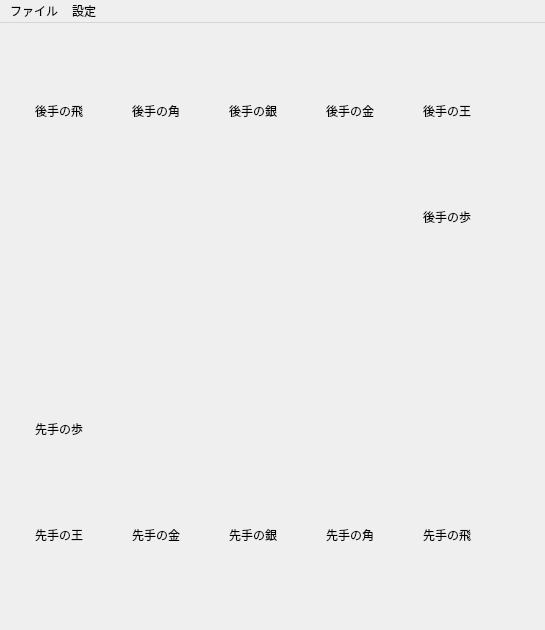
<?xml version="1.0" encoding="UTF-8"?>
<ui version="4.0">
 <class>MainWindow</class>
 <widget class="QMainWindow" name="MainWindow">
  <property name="geometry">
   <rect>
    <x>0</x>
    <y>0</y>
    <width>545</width>
    <height>630</height>
   </rect>
  </property>
  <property name="font">
   <font>
    <family>Noto Sans CJK JP</family>
   </font>
  </property>
  <property name="windowTitle">
   <string>画像のテスト</string>
  </property>
  <widget class="QWidget" name="centralwidget">
   <widget class="QLabel" name="board">
    <property name="geometry">
     <rect>
      <x>10</x>
      <y>10</y>
      <width>533</width>
      <height>578</height>
     </rect>
    </property>
    <property name="text">
     <string/>
    </property>
    <property name="pixmap">
     <pixmap>../images/board_v1.png</pixmap>
    </property>
   </widget>
   <widget class="QLabel" name="silver_black">
    <property name="geometry">
     <rect>
      <x>229</x>
      <y>459</y>
      <width>97</width>
      <height>106</height>
     </rect>
    </property>
    <property name="text">
     <string>先手の銀</string>
    </property>
   </widget>
   <widget class="QLabel" name="silver_white">
    <property name="geometry">
     <rect>
      <x>229</x>
      <y>35</y>
      <width>97</width>
      <height>106</height>
     </rect>
    </property>
    <property name="text">
     <string>後手の銀</string>
    </property>
   </widget>
   <widget class="QLabel" name="king_black">
    <property name="geometry">
     <rect>
      <x>35</x>
      <y>459</y>
      <width>97</width>
      <height>106</height>
     </rect>
    </property>
    <property name="text">
     <string>先手の王</string>
    </property>
   </widget>
   <widget class="QLabel" name="king_white">
    <property name="geometry">
     <rect>
      <x>423</x>
      <y>35</y>
      <width>97</width>
      <height>106</height>
     </rect>
    </property>
    <property name="text">
     <string>後手の王</string>
    </property>
   </widget>
   <widget class="QLabel" name="gold_black">
    <property name="geometry">
     <rect>
      <x>132</x>
      <y>459</y>
      <width>97</width>
      <height>106</height>
     </rect>
    </property>
    <property name="text">
     <string>先手の金</string>
    </property>
   </widget>
   <widget class="QLabel" name="gold_white">
    <property name="geometry">
     <rect>
      <x>326</x>
      <y>35</y>
      <width>97</width>
      <height>106</height>
     </rect>
    </property>
    <property name="text">
     <string>後手の金</string>
    </property>
   </widget>
   <widget class="QLabel" name="bishop_black">
    <property name="geometry">
     <rect>
      <x>326</x>
      <y>459</y>
      <width>97</width>
      <height>106</height>
     </rect>
    </property>
    <property name="text">
     <string>先手の角</string>
    </property>
   </widget>
   <widget class="QLabel" name="bishop_white">
    <property name="geometry">
     <rect>
      <x>132</x>
      <y>35</y>
      <width>97</width>
      <height>106</height>
     </rect>
    </property>
    <property name="text">
     <string>後手の角</string>
    </property>
   </widget>
   <widget class="QLabel" name="rook_black">
    <property name="geometry">
     <rect>
      <x>423</x>
      <y>459</y>
      <width>97</width>
      <height>106</height>
     </rect>
    </property>
    <property name="text">
     <string>先手の飛</string>
    </property>
   </widget>
   <widget class="QLabel" name="rook_white">
    <property name="geometry">
     <rect>
      <x>35</x>
      <y>35</y>
      <width>97</width>
      <height>106</height>
     </rect>
    </property>
    <property name="text">
     <string>後手の飛</string>
    </property>
   </widget>
   <widget class="QLabel" name="pawn_black">
    <property name="geometry">
     <rect>
      <x>35</x>
      <y>353</y>
      <width>97</width>
      <height>106</height>
     </rect>
    </property>
    <property name="text">
     <string>先手の歩</string>
    </property>
   </widget>
   <widget class="QLabel" name="pawn_white">
    <property name="geometry">
     <rect>
      <x>423</x>
      <y>141</y>
      <width>97</width>
      <height>106</height>
     </rect>
    </property>
    <property name="text">
     <string>後手の歩</string>
    </property>
   </widget>
   <widget class="QLabel" name="board_column">
    <property name="geometry">
     <rect>
      <x>35</x>
      <y>12</y>
      <width>485</width>
      <height>19</height>
     </rect>
    </property>
    <property name="text">
     <string/>
    </property>
    <property name="pixmap">
     <pixmap>../images/number_v1_485_19.png</pixmap>
    </property>
   </widget>
   <widget class="QLabel" name="board_row">
    <property name="geometry">
     <rect>
      <x>522</x>
      <y>35</y>
      <width>22</width>
      <height>530</height>
     </rect>
    </property>
    <property name="text">
     <string/>
    </property>
    <property name="pixmap">
     <pixmap>../images/number_v1_22_530.png</pixmap>
    </property>
   </widget>
  </widget>
  <widget class="QMenuBar" name="menuBar">
   <property name="geometry">
    <rect>
     <x>0</x>
     <y>0</y>
     <width>545</width>
     <height>37</height>
    </rect>
   </property>
   <widget class="QMenu" name="menu">
    <property name="title">
     <string>ファイル</string>
    </property>
    <addaction name="actionExit"/>
   </widget>
   <widget class="QMenu" name="menu_2">
    <property name="title">
     <string>設定</string>
    </property>
    <addaction name="actionSetting"/>
   </widget>
   <addaction name="menu"/>
   <addaction name="menu_2"/>
  </widget>
  <action name="actionExit">
   <property name="text">
    <string>終了</string>
   </property>
   <property name="font">
    <font>
     <family>Noto Sans CJK JP</family>
    </font>
   </property>
  </action>
  <action name="actionSetting">
   <property name="text">
    <string>表示設定</string>
   </property>
   <property name="font">
    <font>
     <family>Noto Sans CJK JP</family>
    </font>
   </property>
  </action>
 </widget>
 <resources/>
 <connections/>
</ui>
